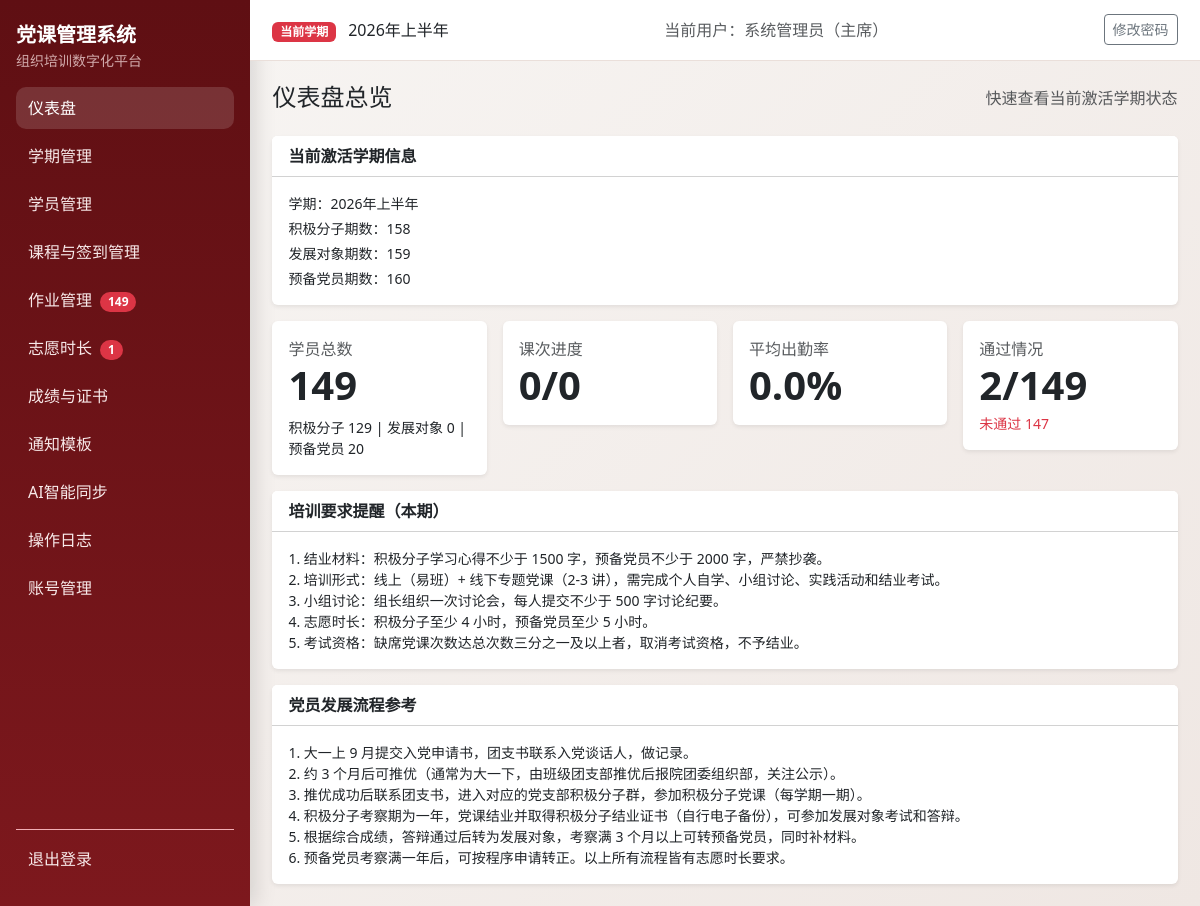
The app's page /dashboard (signed in) with its own data.
### models.py (models this page shows, shortened)
class Semester(db.Model):
    __tablename__ = "semesters"
    id = db.Column(db.Integer, primary_key=True)
    name = db.Column(db.String(100), nullable=False)
    period_code = db.Column(db.String(20), nullable=True)
    period_positive = db.Column(db.String(20), nullable=True)
    period_development = db.Column(db.String(20), nullable=True)
    period_probationary = db.Column(db.String(20), nullable=True)
    year = db.Column(db.Integer, nullable=False)
    status = db.Column(db.String(20), nullable=False, default="active")
    exam_weight = db.Column(db.Integer, nullable=False, default=40)
    attendance_weight = db.Column(db.Integer, nullable=False, default=30)
    assignment_weight = db.Column(db.Integer, nullable=False, default=20)
    volunteer_weight = db.Column(db.Integer, nullable=False, default=10)
    pass_threshold = db.Column(db.Float, nullable=False, default=60.0)
    volunteer_target_hours = db.Column(db.Float, nullable=False, default=0.0)
    min_attendance_sessions = db.Column(db.Integer, nullable=False, default=2)
    created_at = db.Column(db.DateTime, default=datetime.utcnow, nullable=False)
    students = db.relationship("Student", back_populates="semester", cascade="all, delete-orphan")
    course_sessions = db.relationship("CourseSession", back_populates="semester", cascade="all, delete-orphan")
    assignments = db.relationship("Assignment", back_populates="semester", cascade="all, delete-orphan")
    volunteer_records = db.relationship(
        "VolunteerRecord", back_populates="semester", cascade="all, delete-orphan"
    )
    exam_records = db.relationship("ExamRecord", back_populates="semester", cascade="all, delete-orphan")
    final_scores = db.relationship("FinalScore", back_populates="semester", cascade="all, delete-orphan")

class User(UserMixin, db.Model):
    __tablename__ = "users"
    id = db.Column(db.Integer, primary_key=True)
    username = db.Column(db.String(80), unique=True, nullable=False, index=True)
    password_hash = db.Column(db.String(255), nullable=False)
    role = db.Column(db.String(20), nullable=False, default="staff")
    real_name = db.Column(db.String(80), nullable=True)
    created_at = db.Column(db.DateTime, default=datetime.utcnow, nullable=False)

### blueprints/auth.py (the view, shortened to what this page needs)
@auth_bp.route("/dashboard")
@login_required
def dashboard():
	semester = Semester.query.filter_by(status="active").order_by(Semester.id.desc()).first()
	stats = {
		"total_students": 0,
		"stage_counts": {"积极分子": 0, "发展对象": 0, "预备党员": 0},
		"completed_sessions": 0,
		"total_sessions": 0,
		"attendance_rate": 0.0,
		"passed": 0,
		"failed": 0,
	}
	if semester:
		students = Student.query.filter_by(semester_id=semester.id).all()
		stats["total_students"] = len(students)
		for s in students:
			if s.stage in stats["stage_counts"]:
				stats["stage_counts"][s.stage] += 1
		sessions = CourseSession.query.filter_by(semester_id=semester.id).all()
		stats["total_sessions"] = len(sessions)
		today = date.today()
		stats["completed_sessions"] = sum(1 for item in sessions if item.date and item.date <= today)
		final_scores = FinalScore.query.filter_by(semester_id=semester.id).all()
		stats["passed"] = sum(1 for item in final_scores if item.is_passed)
		stats["failed"] = sum(1 for item in final_scores if not item.is_passed)
	return render_template("dashboard.html", stats=stats)

### authz.py (called while the page is built)
def normalize_role(role: str | None) -> str:
    value = (role or "staff").strip().lower()
    if value not in ROLE_LABELS:
        return "staff"
    return value

def role_label(role: str | None) -> str:
    return ROLE_LABELS.get(normalize_role(role), "干事")

def can_view_logs(role: str | None) -> bool:
    return normalize_role(role) in {"admin", "minister"}

def can_manage_accounts(role: str | None) -> bool:
    return normalize_role(role) == "admin"

def can_edit_notification_templates(role: str | None) -> bool:
    return normalize_role(role) in {"admin", "minister"}

### templates/dashboard.html (shortened to what this page needs)
{% extends "base.html" %}
{% block content %}
<div class="d-flex justify-content-between align-items-center mb-4">
  <h1 class="h4 mb-0">仪表盘总览</h1>
  <span class="text-muted">快速查看当前激活学期状态</span>
</div>
{% if current_semester %}
<div class="card border-0 shadow-sm mb-3">
  <div class="card-header bg-white fw-semibold">当前激活学期信息</div>
  <div class="card-body small">
    <div class="mb-1">学期：{{ current_semester.name }}</div>
    <div class="mb-1">积极分子期数：{{ current_semester.period_positive or '未设置' }}</div>
    <div class="mb-1">发展对象期数：{{ current_semester.period_development or '未设置' }}</div>
    <div>预备党员期数：{{ current_semester.period_probationary or '未设置' }}</div>
  </div>
</div>
{% endif %}
<div class="row g-3 mb-3">
  <div class="col-md-3">
    <div class="card shadow-sm border-0">
      <div class="card-body">
        <div class="text-muted">学员总数</div>
        <div class="display-6 fw-semibold">{{ stats.total_students }}</div>
        <div class="small mt-2">
          积极分子 {{ stats.stage_counts['积极分子'] }} | 发展对象 {{ stats.stage_counts['发展对象'] }} | 预备党员 {{ stats.stage_counts['预备党员'] }}
        </div>
      </div>
    </div>
  </div>
  <div class="col-md-3">
    <div class="card shadow-sm border-0">
      <div class="card-body">
        <div class="text-muted">课次进度</div>
        <div class="display-6 fw-semibold">{{ stats.completed_sessions }}/{{ stats.total_sessions }}</div>
      </div>
    </div>
  </div>
  <div class="col-md-3">
    <div class="card shadow-sm border-0">
      <div class="card-body">
        <div class="text-muted">平均出勤率</div>
        <div class="display-6 fw-semibold">{{ stats.attendance_rate }}%</div>
      </div>
    </div>
  </div>
  <div class="col-md-3">
    <div class="card shadow-sm border-0">
      <div class="card-body">
        <div class="text-muted">通过情况</div>
        <div class="display-6 fw-semibold">{{ stats.passed }}/{{ stats.passed + stats.failed }}</div>
        <div class="small text-danger mt-1">未通过 {{ stats.failed }}</div>
      </div>
    </div>
  </div>
</div>
<div class="card border-0 shadow-sm mb-3">
  <div class="card-header bg-white fw-semibold">培训要求提醒（本期）</div>
  <div class="card-body small">
    <div>1. 结业材料：积极分子学习心得不少于 1500 字，预备党员不少于 2000 字，严禁抄袭。</div>
    <div>2. 培训形式：线上（易班）+ 线下专题党课（2-3 讲），需完成个人自学、小组讨论、实践活动和结业考试。</div>
    <div>3. 小组讨论：组长组织一次讨论会，每人提交不少于 500 字讨论纪要。</div>
    <div>4. 志愿时长：积极分子至少 4 小时，预备党员至少 5 小时。</div>
    <div>5. 考试资格：缺席党课次数达总次数三分之一及以上者，取消考试资格，不予结业。</div>
  </div>
</div>
<div class="card border-0 shadow-sm">
  <div class="card-header bg-white fw-semibold">党员发展流程参考</div>
  <div class="card-body small">
    <div>1. 大一上 9 月提交入党申请书，团支书联系入党谈话人，做记录。</div>
    <div>2. 约 3 个月后可推优（通常为大一下，由班级团支部推优后报院团委组织部，关注公示）。</div>
    <div>3. 推优成功后联系团支书，进入对应的党支部积极分子群，参加积极分子党课（每学期一期）。</div>
    <div>4. 积极分子考察期为一年，党课结业并取得积极分子结业证书（自行电子备份），可参加发展对象考试和答辩。</div>
    <div>5. 根据综合成绩，答辩通过后转为发展对象，考察满 3 个月以上可转预备党员，同时补材料。</div>
    <div>6. 预备党员考察满一年后，可按程序申请转正。以上所有流程皆有志愿时长要求。</div>
  </div>
</div>
{% endblock %}

### templates/base.html (shortened to what this page needs)
<!doctype html>
<html lang="zh-CN">
<head>
  <link href="https://cdn.jsdelivr.net/npm/bootstrap@5.3.3/dist/css/bootstrap.min.css" rel="stylesheet">
</head>
<body>
  {% if current_user.is_authenticated %}
  {% set endpoint = request.endpoint or '' %}
  {% set bp = request.blueprint or '' %}
  <div class="layout">
    <aside class="sidebar d-flex flex-column">
      <div class="mb-3">
        <div class="fw-bold fs-5 text-white">党课管理系统</div>
        <div class="small opacity-75">组织培训数字化平台</div>
      </div>
      <nav class="nav flex-column mb-3">
        <a class="nav-link {% if endpoint == 'auth_bp.dashboard' %}active{% endif %}" href="{{ url_for('auth_bp.dashboard') }}">仪表盘</a>
        <a class="nav-link {% if bp == 'semester_bp' %}active{% endif %}" href="{{ url_for('semester_bp.list_semesters') }}">学期管理</a>
        <a class="nav-link {% if bp == 'students_bp' %}active{% endif %}" href="{{ url_for('students_bp.list_students') }}">学员管理</a>
        <a class="nav-link {% if bp in ['courses_bp', 'attendance_bp'] %}active{% endif %}" href="{{ url_for('courses_bp.list_courses') }}">课程与签到管理</a>
        <a class="nav-link {% if bp == 'assignments_bp' %}active{% endif %}" href="{{ url_for('assignments_bp.assignments_overview') }}">作业管理
          {% if pending_assignment_students > 0 %}
            <span class="badge rounded-pill text-bg-danger ms-1">{{ pending_assignment_students }}</span>
          {% endif %}
        </a>
        <a class="nav-link {% if bp == 'volunteers_bp' %}active{% endif %}" href="{{ url_for('volunteers_bp.volunteer_overview') }}">志愿时长
          {% if pending_volunteer_records > 0 %}
            <span class="badge rounded-pill text-bg-danger ms-1">{{ pending_volunteer_records }}</span>
          {% endif %}
        </a>
        <a class="nav-link {% if bp == 'scores_bp' %}active{% endif %}" href="{{ url_for('scores_bp.result_overview') }}">成绩与证书</a>
        <a class="nav-link {% if bp == 'notifications_bp' %}active{% endif %}" href="{{ url_for('notifications_bp.template_list') }}">通知模板</a>
        <a class="nav-link {% if bp == 'ai_tools_bp' %}active{% endif %}" href="{{ url_for('ai_tools_bp.index') }}">AI智能同步</a>
        {% if can_view_logs %}
        <a class="nav-link {% if endpoint == 'auth_bp.operation_logs' %}active{% endif %}" href="{{ url_for('auth_bp.operation_logs') }}">操作日志</a>
        {% endif %}
        {% if can_manage_accounts %}
        <a class="nav-link {% if endpoint == 'auth_bp.account_list' %}active{% endif %}" href="{{ url_for('auth_bp.account_list') }}">账号管理</a>
        {% endif %}
      </nav>
      <div class="mt-auto pt-2 border-top border-danger-subtle">
        <form method="post" action="{{ url_for('auth_bp.logout') }}">
          <button type="submit" class="nav-link border-0 bg-transparent w-100 text-start">退出登录</button>
        </form>
      </div>
    </aside>
    <div class="content-wrap">
      <header class="topbar">
        <div>
          <span class="badge text-bg-danger">当前学期</span>
          <span class="ms-2">{{ current_semester.name if current_semester else '未设置激活学期' }}</span>
        </div>
        <div class="text-muted">当前用户：{{ current_user.real_name or current_user.username }}（{{ current_user_role_label }}）</div>
        <div>
          <a class="btn btn-sm btn-outline-secondary" href="{{ url_for('auth_bp.change_password') }}">修改密码</a>
        </div>
      </header>
      <main class="page-content">
        {% block content %}{% endblock %}
      </main>
    </div>
  </div>
  {% else %}
    {% block auth_content %}{% endblock %}
  {% endif %}
</body>
</html>

### templates/base.html (style rules this page uses)
:root { --pc-primary: #9f1d22; --pc-primary-dark: #7f1519; --pc-sidebar-bg: #5f0f13; --pc-sidebar-text: #f6dddd; --pc-bg: #f8f6f4; --pc-card: #ffffff; }
body { background: linear-gradient(135deg, #f8f6f4 0%, #efe7e3 100%); min-height: 100vh; }
.layout { display: flex; min-height: 100vh; }
.sidebar { width: 250px; background: linear-gradient(180deg, var(--pc-sidebar-bg), #7d181d); color: var(--pc-sidebar-text); position: fixed; top: 0; left: 0; bottom: 0; padding: 1.25rem 1rem; box-shadow: 6px 0 20px rgba(0, 0, 0, 0.12); }
.sidebar .nav-link { color: #f8eaea; border-radius: 10px; margin-bottom: 0.4rem; padding: 0.55rem 0.75rem; }
.sidebar .nav-link.active, .sidebar .nav-link:hover { background: rgba(255, 255, 255, 0.14); color: #fff; }
.content-wrap { margin-left: 250px; width: calc(100% - 250px); }
.topbar { background: var(--pc-card); border-bottom: 1px solid #eadfda; padding: 0.9rem 1.4rem; display: flex; justify-content: space-between; align-items: center; position: sticky; top: 0; z-index: 5; }
.page-content { padding: 1.4rem; }

### records on screen
Semester: name "2026年上半年", period_positive "158", period_development "159", period_probationary "160"
User: real_name "系统管理员"

### other values on screen
{{ pending_assignment_students }} "149"
{{ pending_volunteer_records }} "1"
{{ current_user_role_label }} "主席"
{{ stats.total_students }} "149"
{{ stats.stage_counts['积极分子'] }} "129"
{{ stats.stage_counts['发展对象'] }} "0"
{{ stats.stage_counts['预备党员'] }} "20"
{{ stats.completed_sessions }} "0"
{{ stats.total_sessions }} "0"
{{ stats.attendance_rate }} "0.0"
{{ stats.passed }} "2"
{{ stats.passed + stats.failed }} "149"
{{ stats.failed }} "147"
